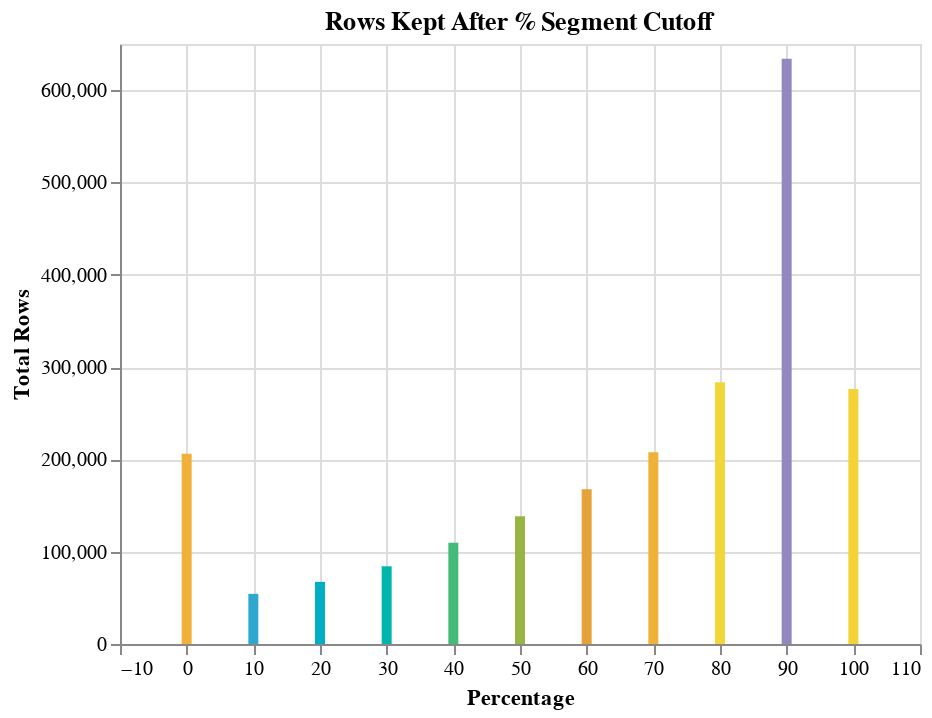

Notebook code for this chart:
### Code cell
bar_chart(percent_speeds, 'Percentage','Total Rows', 'Rows Kept After % Segment Cutoff')

### Figure 1 — Vega-Lite specification as saved in the notebook (floating-point values rounded to 4 significant figures)
{"config": {"view": {"continuousWidth": 400, "continuousHeight": 300}}, "data": {"name": "data-9debfe97d2d6330d33a30533195bf49b"}, "mark": "bar", "encoding": {"color": {"field": "Total Rows", "legend": null, "scale": {"range": ["#2EA8CE", "#EB9F3C", "#F4D837", "#51BF9D", "#8CBCCB", "#9487C0"]}, "type": "quantitative"}, "tooltip": [{"field": "Percentage", "type": "quantitative"}, {"field": "Total Rows", "type": "quantitative"}, {"field": "Speed Mph Mean", "type": "quantitative"}, {"field": "Speed Std", "type": "quantitative"}, {"field": "Speed Mph Min", "type": "quantitative"}, {"field": "Speed 25", "type": "quantitative"}, {"field": "Speed 50", "type": "quantitative"}, {"field": "Speed 75", "type": "quantitative"}, {"field": "Speed Mph Max", "type": "quantitative"}], "x": {"field": "Percentage", "type": "quantitative"}, "y": {"field": "Total Rows", "type": "quantitative"}}, "height": 300, "title": "Rows Kept After % Segment Cutoff", "width": 400, "$schema": "https://vega.github.io/schema/vega-lite/v4.17.0.json", "datasets": {"data-9debfe97d2d6330d33a30533195bf49b": [{"Percentage": 0, "Total Rows": 206200.0, "Speed Mph Mean": 0.3, "Speed Std": 1.6, "Speed Mph Min": 0.0, "Speed 25": 0.0, "Speed 50": 0.0, "Speed 75": 0.0, "Speed Mph Max": 257.9}, {"Percentage": 10, "Total Rows": 54320.0, "Speed Mph Mean": 4.0, "Speed Std": 4.8, "Speed Mph Min": 0.0, "Speed 25": 1.2, "Speed 50": 2.8, "Speed 75": 5.2, "Speed Mph Max": 160.2}, {"Percentage": 20, "Total Rows": 67300.0, "Speed Mph Mean": 6.8, "Speed Std": 7.4, "Speed Mph Min": 0.0, "Speed 25": 2.3, "Speed 50": 4.8, "Speed 75": 8.6, "Speed Mph Max": 473.3}, {"Percentage": 30, "Total Rows": 84190.0, "Speed Mph Mean": 10.0, "Speed Std": 9.6, "Speed Mph Min": 0.0, "Speed 25": 3.4, "Speed 50": 7.2, "Speed 75": 13.7, "Speed Mph Max": 396.4}, {"Percentage": 40, "Total Rows": 109800.0, "Speed Mph Mean": 12.4, "Speed Std": 10.5, "Speed Mph Min": 0.0, "Speed 25": 4.6, "Speed 50": 9.5, "Speed 75": 18.0, "Speed Mph Max": 410.4}, {"Percentage": 50, "Total Rows": 138500.0, "Speed Mph Mean": 13.6, "Speed Std": 10.5, "Speed Mph Min": 0.0, "Speed 25": 5.5, "Speed 50": 10.8, "Speed 75": 19.9, "Speed Mph Max": 331.6}, {"Percentage": 60, "Total Rows": 167500.0, "Speed Mph Mean": 13.9, "Speed Std": 10.1, "Speed Mph Min": 0.0, "Speed 25": 6.1, "Speed 50": 11.3, "Speed 75": 19.8, "Speed Mph Max": 166.9}, {"Percentage": 70, "Total Rows": 207700.0, "Speed Mph Mean": 13.7, "Speed Std": 9.7, "Speed Mph Min": 0.0, "Speed 25": 6.4, "Speed 50": 11.3, "Speed 75": 18.8, "Speed Mph Max": 372.9}, {"Percentage": 80, "Total Rows": 283500.0, "Speed Mph Mean": 13.2, "Speed Std": 9.2, "Speed Mph Min": 0.0, "Speed 25": 6.5, "Speed 50": 11.0, "Speed 75": 17.9, "Speed Mph Max": 582.6}, {"Percentage": 90, "Total Rows": 634100.0, "Speed Mph Mean": 12.2, "Speed Std": 8.6, "Speed Mph Min": 0.0, "Speed 25": 6.3, "Speed 50": 10.0, "Speed 75": 15.7, "Speed Mph Max": 434.5}, {"Percentage": 100, "Total Rows": 276300.0, "Speed Mph Mean": 9.1, "Speed Std": 5.9, "Speed Mph Min": 0.0, "Speed 25": 5.1, "Speed 50": 7.8, "Speed 75": 11.6, "Speed Mph Max": 112.1}]}}
